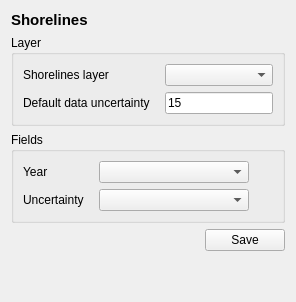
      <widget class="QWidget" name="tab_shorelines">
       <attribute name="icon">
        <iconset>
         <normaloff>gui/icons/shorelines.svg</normaloff>gui/icons/shorelines.svg</iconset>
       </attribute>
       <attribute name="title">
        <string/>
       </attribute>
       <attribute name="toolTip">
        <string>Shorelines</string>
       </attribute>
       <attribute name="whatsThis">
        <string>Shorelines</string>
       </attribute>
       <layout class="QVBoxLayout" name="verticalLayout_3">
        <item>
         <widget class="QLabel" name="label_36">
          <property name="baseSize">
           <size>
            <width>0</width>
            <height>0</height>
           </size>
          </property>
          <property name="font">
           <font>
            <pointsize>11</pointsize>
            <weight>75</weight>
            <bold>true</bold>
           </font>
          </property>
          <property name="text">
           <string>Shorelines</string>
          </property>
          <property name="scaledContents">
           <bool>false</bool>
          </property>
          <property name="margin">
           <number>5</number>
          </property>
         </widget>
        </item>
        <item>
         <widget class="QGroupBox" name="gb_shorelines_params">
          <property name="sizePolicy">
           <sizepolicy hsizetype="Preferred" vsizetype="Fixed">
            <horstretch>0</horstretch>
            <verstretch>0</verstretch>
           </sizepolicy>
          </property>
          <property name="title">
           <string>Layer</string>
          </property>
          <layout class="QFormLayout" name="formLayout_5">
           <property name="horizontalSpacing">
            <number>15</number>
           </property>
           <item row="0" column="0">
            <widget class="QLabel" name="label_2">
             <property name="text">
              <string>Shorelines layer</string>
             </property>
            </widget>
           </item>
           <item row="0" column="1">
            <widget class="QgsMapLayerComboBox" name="qmlcb_shorelines_shorelines_layer">
             <property name="showCrs">
              <bool>true</bool>
             </property>
            </widget>
           </item>
           <item row="2" column="0">
            <widget class="QLabel" name="label_10">
             <property name="enabled">
              <bool>true</bool>
             </property>
             <property name="text">
              <string>Default data uncertainty</string>
             </property>
            </widget>
           </item>
           <item row="2" column="1">
            <widget class="QLineEdit" name="le_shorelines_default_data_unc">
             <property name="enabled">
              <bool>true</bool>
             </property>
             <property name="sizePolicy">
              <sizepolicy hsizetype="Fixed" vsizetype="Fixed">
               <horstretch>0</horstretch>
               <verstretch>0</verstretch>
              </sizepolicy>
             </property>
             <property name="minimumSize">
              <size>
               <width>100</width>
               <height>0</height>
              </size>
             </property>
             <property name="text">
              <string>15</string>
             </property>
            </widget>
           </item>
          </layout>
         </widget>
        </item>
        <item>
         <widget class="QGroupBox" name="groupBox">
          <property name="sizePolicy">
           <sizepolicy hsizetype="Preferred" vsizetype="Fixed">
            <horstretch>0</horstretch>
            <verstretch>0</verstretch>
           </sizepolicy>
          </property>
          <property name="title">
           <string>Fields</string>
          </property>
          <layout class="QFormLayout" name="formLayout_6">
           <property name="fieldGrowthPolicy">
            <enum>QFormLayout::FieldsStayAtSizeHint</enum>
           </property>
           <property name="horizontalSpacing">
            <number>15</number>
           </property>
           <item row="0" column="0">
            <widget class="QLabel" name="label_3">
             <property name="enabled">
              <bool>true</bool>
             </property>
             <property name="text">
              <string>Year</string>
             </property>
            </widget>
           </item>
           <item row="0" column="1">
            <widget class="QgsFieldComboBox" name="qfcb_shorelines_date_field">
             <property name="enabled">
              <bool>true</bool>
             </property>
             <property name="minimumSize">
              <size>
               <width>150</width>
               <height>0</height>
              </size>
             </property>
            </widget>
           </item>
           <item row="1" column="0">
            <widget class="QLabel" name="label_9">
             <property name="enabled">
              <bool>true</bool>
             </property>
             <property name="text">
              <string>Uncertainty</string>
             </property>
            </widget>
           </item>
           <item row="1" column="1">
            <widget class="QgsFieldComboBox" name="qfcb_shorelines_uncertainty_field">
             <property name="enabled">
              <bool>true</bool>
             </property>
             <property name="minimumSize">
              <size>
               <width>150</width>
               <height>0</height>
              </size>
             </property>
            </widget>
           </item>
          </layout>
         </widget>
        </item>
        <item alignment="Qt::AlignRight">
         <widget class="QPushButton" name="pb_shorelines_save_settings">
          <property name="font">
           <font>
            <weight>50</weight>
            <bold>false</bold>
           </font>
          </property>
          <property name="cursor">
           <cursorShape>PointingHandCursor</cursorShape>
          </property>
          <property name="text">
           <string>Save</string>
          </property>
         </widget>
        </item>
        <item>
         <spacer name="verticalSpacer_4">
          <property name="orientation">
           <enum>Qt::Vertical</enum>
          </property>
          <property name="sizeHint" stdset="0">
           <size>
            <width>20</width>
            <height>40</height>
           </size>
          </property>
         </spacer>
        </item>
       </layout>
      </widget>
